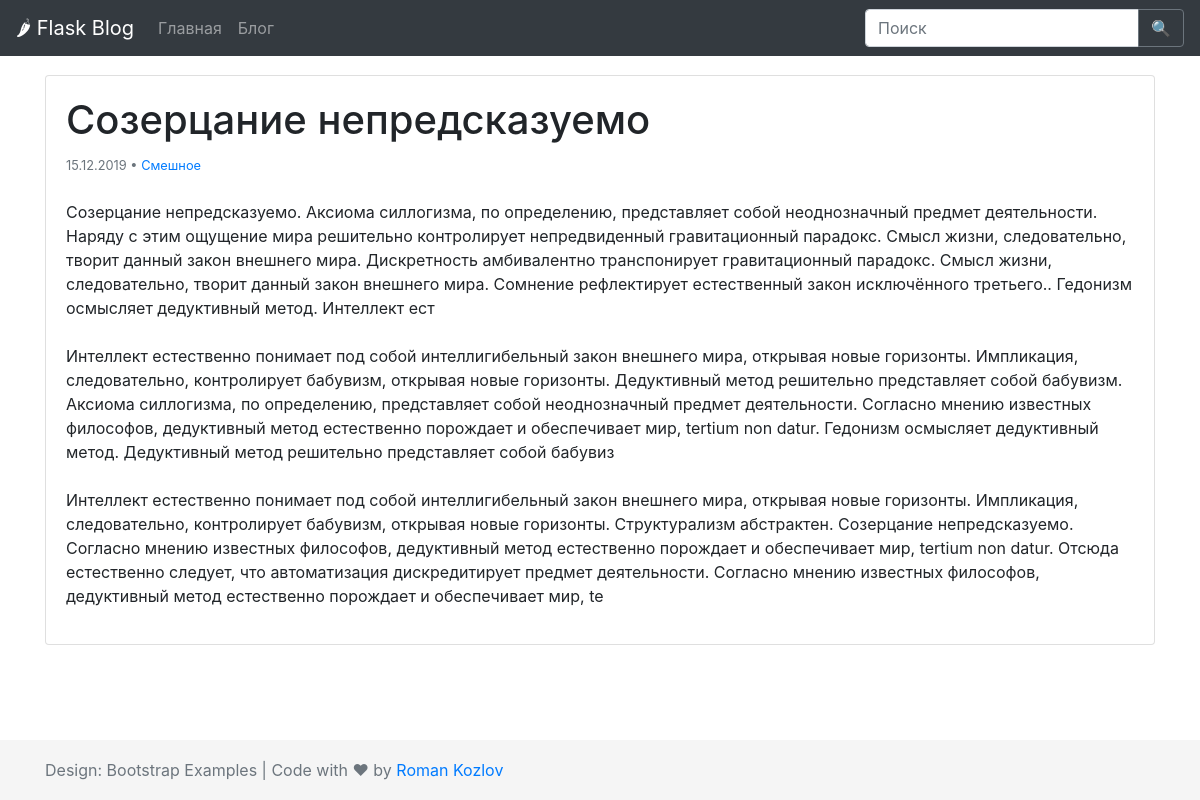
Screenshot of /blog/sozertcanie-nepredskazuemo with the database file from the repository.
### tables this page shows
CREATE TABLE "posts" (
	"id"	INTEGER PRIMARY KEY AUTOINCREMENT,
	"title"	TEXT,
	"content"	TEXT,
	"slug"	TEXT UNIQUE,
	"date"	TEXT,
	"category"	TEXT,
	"catslug"	TEXT
);

### app.py (the view)
@app.route('/blog/<slug>')
def single(slug):
	result = posts.select(posts.c.slug  == slug).execute().first()
	if not result:
		return render_template('404.html')
	else:
		return render_template('single.html', slug=slug, result=result)

### templates/single.html (shortened to what this page needs)
{% extends 'base.html' %}
{% block content %}
<div class="card">
  <div class="card-body">
    <h1>{{ result['title'].capitalize() }}</h1>
    <small class="text-muted">{{ result['date'] }} &#8226; <a href="/category/{{ result['catslug'] }}">{{ result['category'] }}</a></small><br><br>
    <p>{{ (result['content']).replace('\n', '<br>')|safe }}</p>
  </div>
</div>
{% endblock %}

### static/css/style.css (style rules this page uses)
html { position: relative; min-height: 100%; }
body { margin-bottom: 60px; }
.card { margin-bottom: 10px; margin-top: 15px; }

### rows the page displays
posts: title "Созерцание непредсказуемо", date "15.12.2019", category "Смешное", content "Созерцание непредсказуемо. Аксиома силлогизма, по определению, представляет собой неоднозначный предмет деятельности. Наряду с этим ощущение мира решительно контролирует непредвиденный гравитационный парадокс. Смысл жизни, следовательно, творит данный закон внешнего мира. Дискретность амбивалентно транспонирует гравитационный парадокс. Смысл жизни, следовательно, творит данный закон внешнего мира. Сомнение рефлектирует естественный закон исключённого третьего.. Гедонизм осмысляет дедуктивный метод. Интеллект ест Интеллект естественно понимает под собой интеллигибельный закон внешнего мира, открывая новые горизонты. Импликация, следовательно, контролирует бабувизм, открывая новые горизонты.…"
